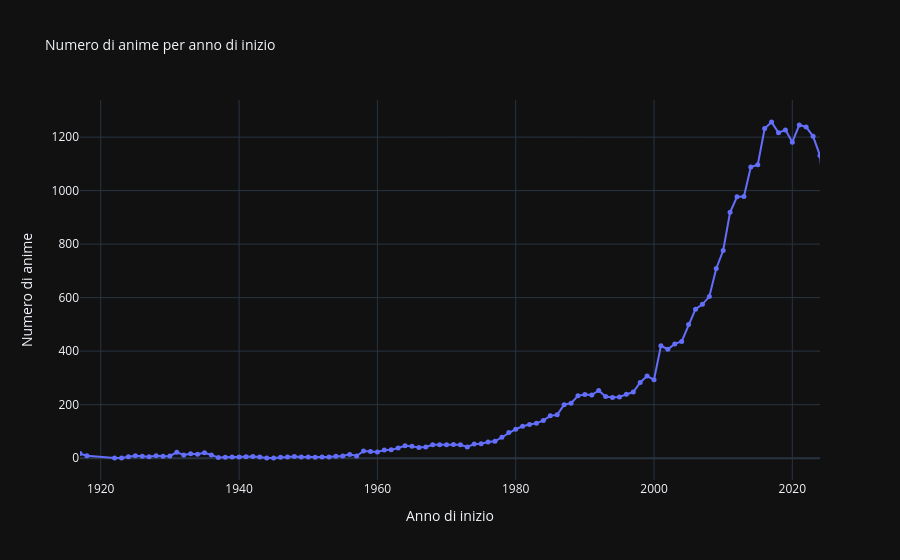

Source (notebook cell):
### Markdown cell above
### 1.1 Come si è evoluta la produzione di anime nel tempo?

### Code cell
details = df_details.copy()
details = details.dropna(subset=['start_date'])

# Conteggio anime per anno
counts = (details['year'].value_counts().sort_index().reset_index())
counts.columns = ['year', 'anime_count']

fig = px.line(counts,x='year',y='anime_count',markers=True,
    title="Numero di anime per anno di inizio",
    labels={'year': 'Anno di inizio','anime_count': 'Numero di anime'},
    hover_data={'year': True,'anime_count': True})
fig.update_traces(marker=dict(size=5),line=dict(width=2))
fig.update_layout(
    xaxis=dict(range=[1917, 2024]),
    hovermode="x unified",
    template="plotly_dark",
    title_font_size=14
)
fig.show()

### Figure 1 — Plotly figure (JSON) as saved in the notebook; plotly's stock layout.template omitted (floating-point values rounded to 4 significant figures)
{"data": [{"hovertemplate": "Anno di inizio=%{x}<br>Numero di anime=%{y}<extra></extra>", "legendgroup": "", "line": {"color": "#636efa", "dash": "solid", "width": 2}, "marker": {"symbol": "circle", "size": 5}, "mode": "lines+markers", "name": "", "orientation": "v", "showlegend": false, "x": [1917, 1918, 1922, 1923, 1924, 1925, 1926, 1927, 1928, 1929, 1930, 1931, 1932, 1933, 1934, 1935, 1936, 1937, 1938, 1939, 1940, 1941, 1942, 1943, 1944, 1945, 1946, 1947, 1948, 1949, 1950, 1951, 1952, 1953, 1954, 1955, 1956, 1957, 1958, 1959, 1960, 1961, 1962, 1963, 1964, 1965, 1966, 1967, 1968, 1969, 1970, 1971, 1972, 1973, 1974, 1975, 1976, 1977, 1978, 1979, 1980, 1981, 1982, 1983, 1984, 1985, 1986, 1987, 1988, 1989, 1990, 1991, 1992, 1993, 1994, 1995, 1996, 1997, 1998, 1999, 2000, 2001, 2002, 2003, 2004, 2005, 2006, 2007, 2008, 2009, 2010, 2011, 2012, 2013, 2014, 2015, 2016, 2017, 2018, 2019, 2020, 2021, 2022, 2023, 2024, 2025, 2026, 2027], "xaxis": "x", "y": [17, 9, 1, 1, 5, 9, 7, 5, 9, 7, 8, 22, 12, 16, 15, 20, 12, 2, 3, 4, 4, 5, 6, 4, 1, 1, 3, 4, 6, 4, 4, 3, 4, 4, 7, 8, 14, 8, 27, 25, 23, 30, 31, 38, 46, 44, 40, 42, 50, 50, 50, 51, 50, 42, 53, 54, 60, 63, 78, 96, 108, 119, 126, 130, 141, 158, 162, 200, 205, 233, 238, 236, 253, 230, 227, 229, 239, 247, 283, 307, 293, 420, 407, 427, 436, 500, 557, 575, 604, 709, 776, 919, 977, 978, 1088, 1097, 1232, 1256, 1216, 1227, 1181, 1245, 1238, 1203, 1131, 867, 154, 3], "yaxis": "y", "type": "scatter"}], "layout": {"xaxis": {"anchor": "y", "domain": [0.0, 1.0], "title": {"text": "Anno di inizio"}, "range": [1917, 2024]}, "yaxis": {"anchor": "x", "domain": [0.0, 1.0], "title": {"text": "Numero di anime"}}, "legend": {"tracegroupgap": 0}, "title": {"text": "Numero di anime per anno di inizio", "font": {"size": 14}}, "hovermode": "x unified"}}
